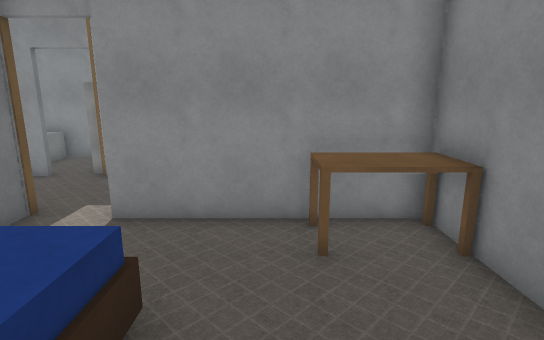
View 1 (above)

24 first-person views from a walk through a Webots world. The camera is 1.2 m above the floor, tilts 12° down and sees 80° across. Doors are drawn as open doorways. The floor is counted in squares, 0.5 m on a side. Each view is taken from the middle of a square. On the plan, view 1 faces up. The plan holds only what a view shows up to about 19 squares ahead; the rest is blank. The place goes on beyond the plan. Simple shapes and patterns stand in for the simulator's stock objects.

View 2
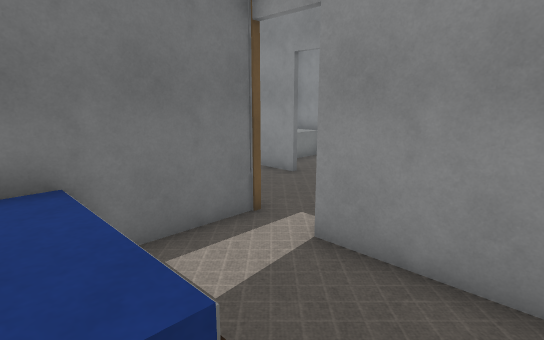

View 3
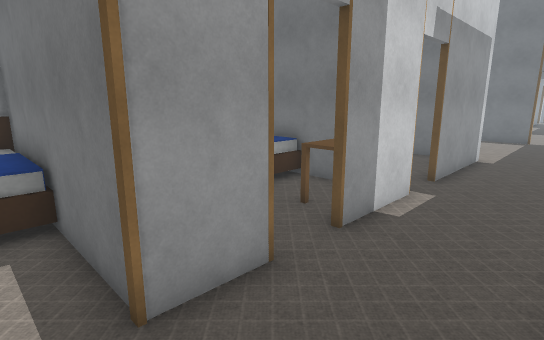

View 4
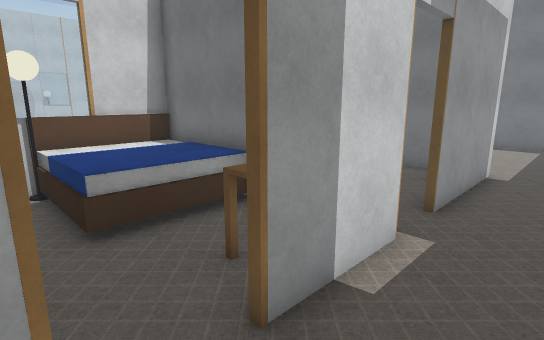

View 5
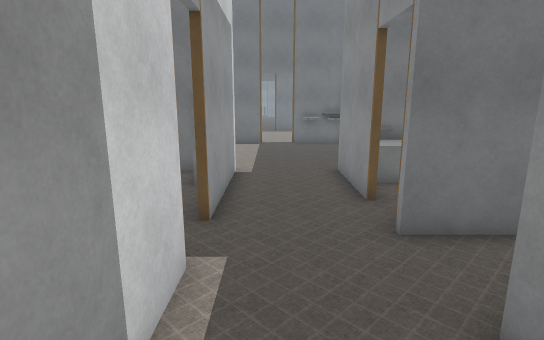

View 6
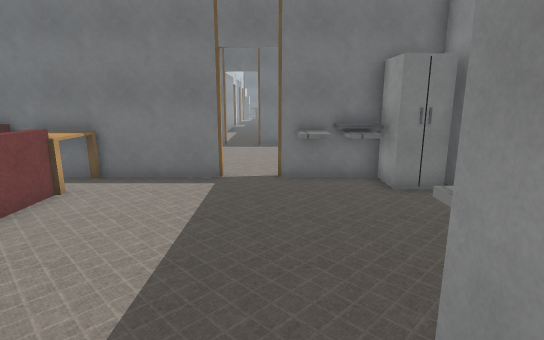

View 7
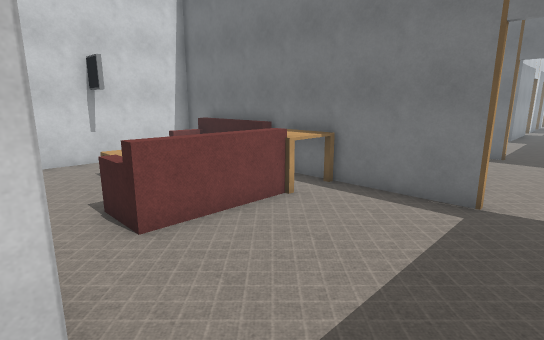

View 8
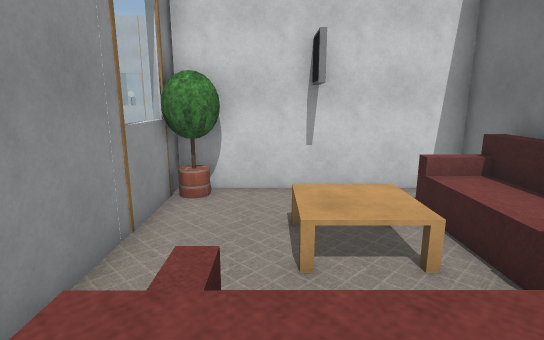

View 9
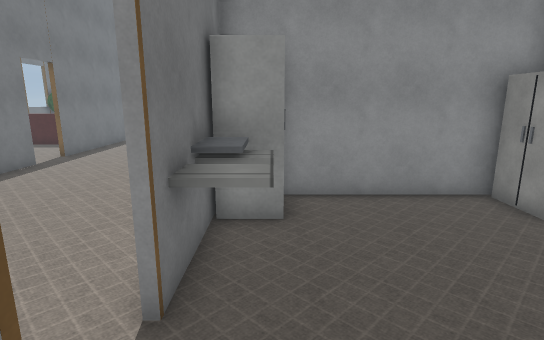

View 10
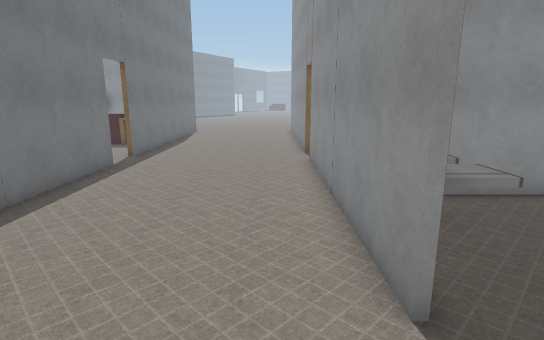

View 11
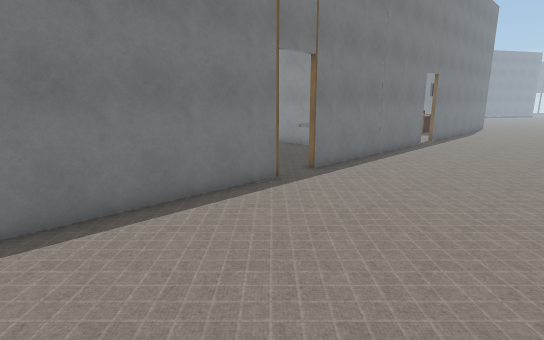

View 12
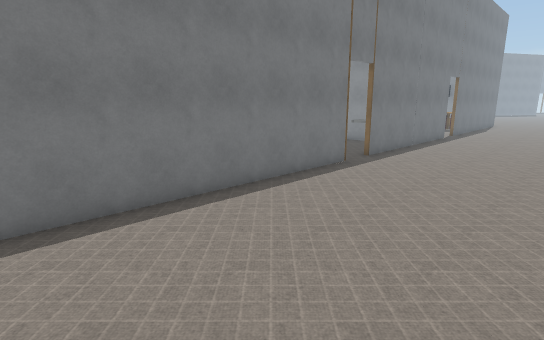

View 13
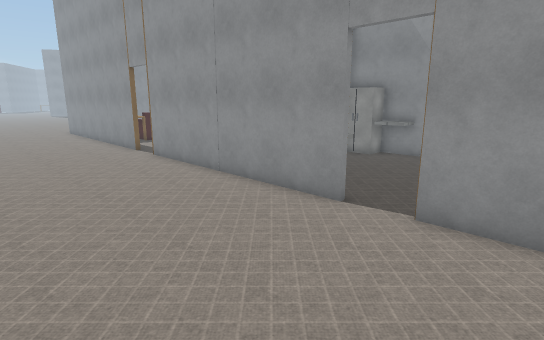

View 14
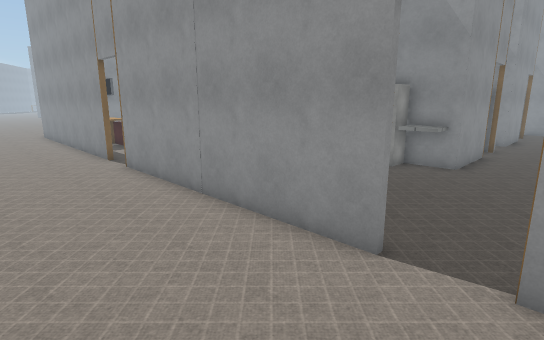

View 15
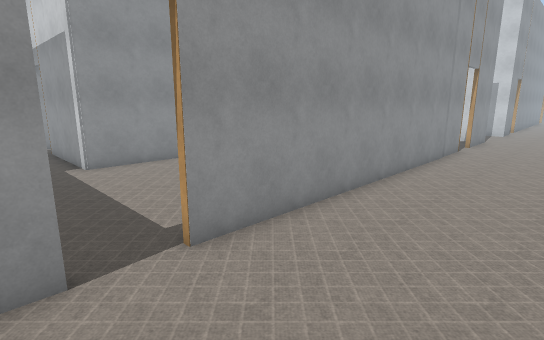

View 16
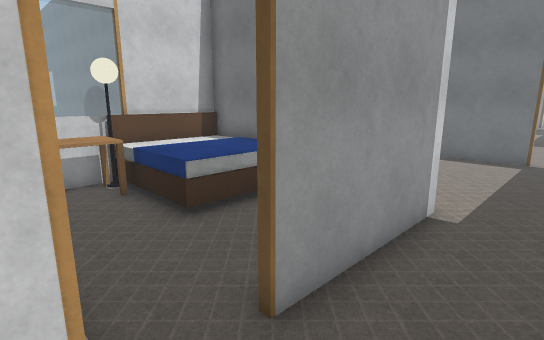

View 17
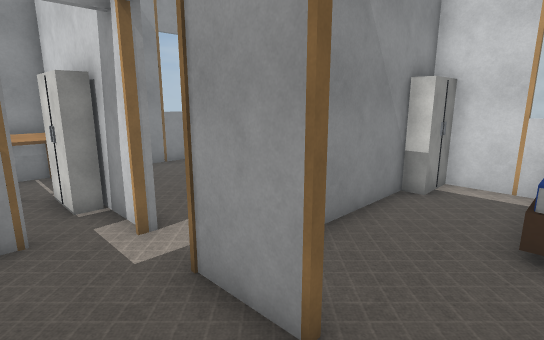

View 18
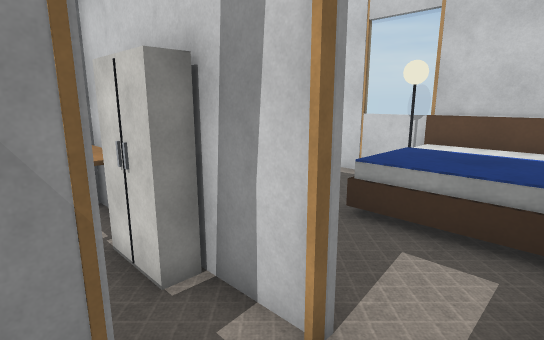

View 19
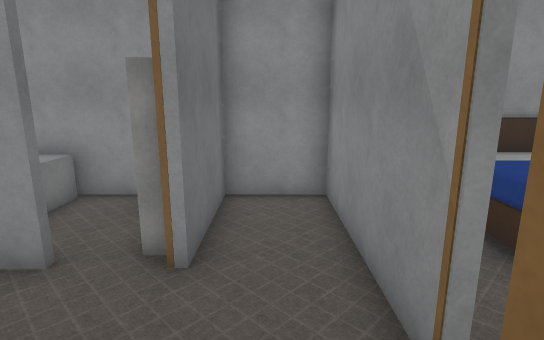

View 20
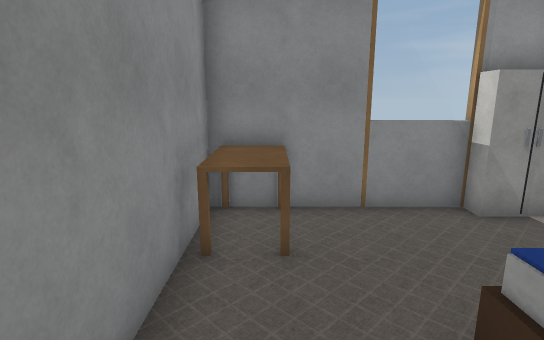

View 21
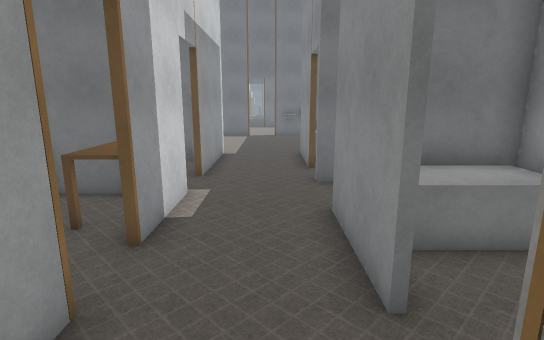

View 22
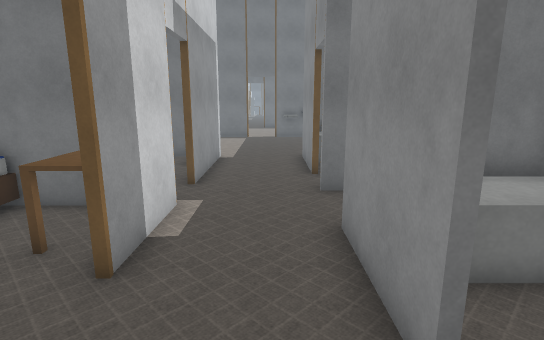

View 23
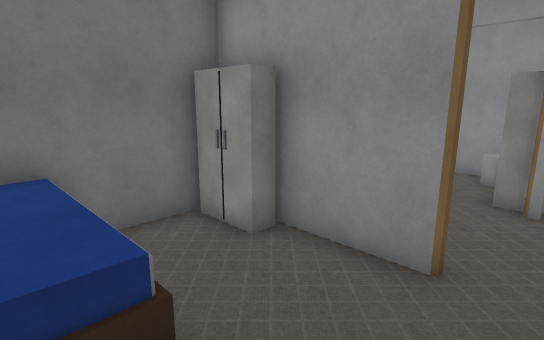

View 24
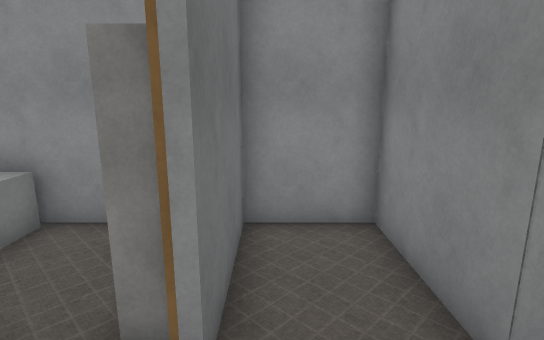

### Floor plan
Ten units are one square. View 1 is at (0, 0); x grows to the right and y downward. Boxes are objects, and circles mark ways between rooms. Rooms are numbered by the first view taken in them; rooms with no view inside come last. Other rooms are left out.
<svg viewBox="-357 -280 397 350">
<path fill="none" stroke="#000" d="M5 -64 -34 -64 -34 -67M-6 12 16 12M-52 -67 -52 -24M32 9 32 -64 24 -64M-274 -91 -274 -115M-272 -75 -272 -35M-272 -115 -272 -91M-274 -134 -274 -165M-274 -35 -274 -75M-272 -16 -272 -5M-194 -134 -194 -142 -265 -142M-274 -5 -274 -16M-194 -30 -194 -67 -142 -67M-274 -184 -274 -194M-352 -65 -352 46M-156 -104 -194 -104 -194 -115M-272 24 -272 49 -235 49M-274 -210 -274 -275M-142 -142 -184 -142M-352 -184 -352 -83M-125 -67 -90 -67M-226 49 -194 49M-274 65 -274 24M-194 51 -194 4M-74 -67 -52 -67M-72 -104 -109 -104 -109 -142 -136 -142 -136 -103M-352 -256 -352 -201M-26 -83 -26 -142 -52 -142 -52 -104 -56 -104M-142 -64 -192 -64 -192 -24M-145 12 -140 12M-54 -25 -54 -40M-123 -51 -123 -35M-76 12 -54 12M-69 -142 -107 -142 -107 -121"/>
<rect x="-55" y="-35" width="50" height="50" fill="#bbb"><title>bed</title></rect>
<rect x="-15" y="-5" width="10" height="20" fill="#bbb"><title>floor lamp</title></rect>
<rect x="5" y="-65" width="30" height="20" fill="#bbb"><title>desk</title></rect>
<rect x="25" y="-5" width="10" height="10" fill="#bbb"><title>cabinet</title></rect>
<rect x="-275" y="-5" width="30" height="40" fill="#bbb"><title>sofa</title></rect>
<rect x="-275" y="-35" width="30" height="20" fill="#bbb"><title>table</title></rect>
<rect x="-275" y="-105" width="20" height="10" fill="#bbb"><title>grey box</title></rect>
<rect x="-275" y="-125" width="10" height="10" fill="#bbb"><title>sink</title></rect>
<rect x="-275" y="-135" width="20" height="10" fill="#bbb"><title>fridge</title></rect>
<rect x="-275" y="-265" width="20" height="20" fill="#bbb"><title>other object</title></rect>
<rect x="-265" y="-125" width="10" height="20" fill="#bbb"><title>grey box</title></rect>
<rect x="-245" y="-5" width="30" height="30" fill="#bbb"><title>table</title></rect>
<rect x="-245" y="-35" width="40" height="20" fill="#bbb"><title>sofa</title></rect>
<rect x="-215" y="35" width="20" height="10" fill="#bbb"><title>potted tree</title></rect>
<rect x="-205" y="-115" width="10" height="10" fill="#bbb"><title>grey box</title></rect>
<rect x="-205" y="-135" width="10" height="20" fill="#bbb"><title>cabinet</title></rect>
<rect x="-195" y="-135" width="30" height="30" fill="#bbb"><title>bathtub</title></rect>
<rect x="-155" y="-135" width="10" height="10" fill="#bbb"><title>toilet</title></rect>
<rect x="-145" y="-125" width="10" height="10" fill="#bbb"><title>cabinet</title></rect>
<rect x="-195" y="-35" width="50" height="50" fill="#bbb"><title>bed</title></rect>
<rect x="-185" y="-65" width="20" height="10" fill="#bbb"><title>cabinet</title></rect>
<rect x="-155" y="-5" width="10" height="20" fill="#bbb"><title>floor lamp</title></rect>
<rect x="-155" y="-15" width="20" height="20" fill="#bbb"><title>desk</title></rect>
<rect x="-125" y="-35" width="50" height="50" fill="#bbb"><title>bed</title></rect>
<rect x="-125" y="-65" width="30" height="20" fill="#bbb"><title>desk</title></rect>
<rect x="-95" y="-5" width="20" height="20" fill="#bbb"><title>floor lamp</title></rect>
<rect x="-65" y="-5" width="10" height="10" fill="#bbb"><title>cabinet</title></rect>
<rect x="-105" y="-135" width="20" height="30" fill="#bbb"><title>bathtub</title></rect>
<rect x="-65" y="-125" width="10" height="20" fill="#bbb"><title>cabinet</title></rect>
<circle cx="-135" cy="-70" r="3" fill="#2a7"/>
<circle cx="-85" cy="-70" r="3" fill="#2a7"/>
<circle cx="-67" cy="-103" r="3" fill="#2a7"/>
<text x="-10" y="-30">1</text>
<text x="-260" y="-90">2</text>
<text x="-150" y="-30">3</text>
<text x="-90" y="-30">4</text>
<text x="-80" y="-120">5</text>
</svg>
Room 2 opens to room 3. Room 2 opens to room 4. Room 2 opens to room 5.

Where each view was taken, in squares from view 1:
view 1: 0 up, 0 right, facing up
view 2: 2 up, 0 right, facing up-left
view 3: 10 up, 4 left, facing down-left
view 4: 9 up, 7 left, facing down-left
view 5: 8 up, 8 left, facing left
view 6: 9 up, 17 left, facing left
view 7: 9 up, 19 left, facing down-left
view 8: 4 up, 22 left, facing down
view 9: 6 up, 26 left, facing up
view 10: 6 up, 29 left, facing up
view 11: 1 down, 28 left, facing up-left
view 12: 5 down, 28 left, facing up-left
view 13: 5 up, 34 left, facing up-right
view 14: 7 up, 32 left, facing up-right
view 15: 10 up, 32 left, facing down-right
view 16: 9 up, 12 left, facing down-left
view 17: 9 up, 9 left, facing down-right
view 18: 9 up, 5 left, facing down-right
view 19: 6 up, 4 left, facing up
view 20: 5 up, 4 left, facing right
view 21: 9 up, 4 left, facing left
view 22: 9 up, 5 left, facing left
view 23: 2 up, 13 left, facing up-left
view 24: 8 up, 13 left, facing up
